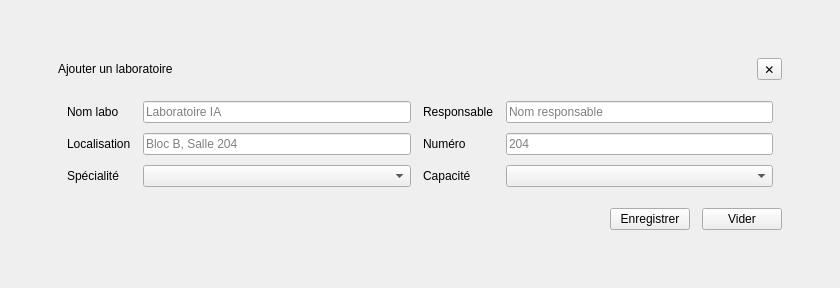
          <widget class="QWidget" name="LabsPopup_5">
           <layout class="QVBoxLayout" name="labsPopupLayout_2">
            <property name="leftMargin">
             <number>0</number>
            </property>
            <property name="topMargin">
             <number>0</number>
            </property>
            <property name="rightMargin">
             <number>0</number>
            </property>
            <property name="bottomMargin">
             <number>0</number>
            </property>
            <item>
             <widget class="QFrame" name="LabsOverlay_2">
              <property name="frameShape">
               <enum>QFrame::Shape::NoFrame</enum>
              </property>
              <layout class="QVBoxLayout" name="labsOverlayLayout_2">
               <property name="leftMargin">
                <number>0</number>
               </property>
               <property name="topMargin">
                <number>0</number>
               </property>
               <property name="rightMargin">
                <number>0</number>
               </property>
               <property name="bottomMargin">
                <number>0</number>
               </property>
               <item>
                <spacer name="labsOverlayTop_2">
                 <property name="orientation">
                  <enum>Qt::Orientation::Vertical</enum>
                 </property>
                 <property name="sizeHint" stdset="0">
                  <size>
                   <width>20</width>
                   <height>40</height>
                  </size>
                 </property>
                </spacer>
               </item>
               <item>
                <layout class="QHBoxLayout" name="labsCenterRow_2">
                 <item>
                  <spacer name="labsOverlayLeft_2">
                   <property name="orientation">
                    <enum>Qt::Orientation::Horizontal</enum>
                   </property>
                   <property name="sizeHint" stdset="0">
                    <size>
                     <width>40</width>
                     <height>20</height>
                    </size>
                   </property>
                  </spacer>
                 </item>
                 <item>
                  <widget class="QFrame" name="PopupLabsCard_2">
                   <property name="minimumSize">
                    <size>
                     <width>760</width>
                     <height>0</height>
                    </size>
                   </property>
                   <property name="frameShape">
                    <enum>QFrame::Shape::NoFrame</enum>
                   </property>
                   <layout class="QVBoxLayout" name="popupLabsLayout_2">
                    <property name="spacing">
                     <number>12</number>
                    </property>
                    <property name="leftMargin">
                     <number>18</number>
                    </property>
                    <property name="topMargin">
                     <number>18</number>
                    </property>
                    <property name="rightMargin">
                     <number>18</number>
                    </property>
                    <property name="bottomMargin">
                     <number>18</number>
                    </property>
                    <item>
                     <layout class="QHBoxLayout" name="popupLabsHeader_2">
                      <item>
                       <widget class="QLabel" name="PopupTitleLabs_2">
                        <property name="text">
                         <string>Ajouter un laboratoire</string>
                        </property>
                       </widget>
                      </item>
                      <item>
                       <spacer name="popupLabsHeaderSpacer_2">
                        <property name="orientation">
                         <enum>Qt::Orientation::Horizontal</enum>
                        </property>
                        <property name="sizeHint" stdset="0">
                         <size>
                          <width>40</width>
                          <height>20</height>
                         </size>
                        </property>
                       </spacer>
                      </item>
                      <item>
                       <widget class="QToolButton" name="BtnPopupCancelLabs_2">
                        <property name="toolTip">
                         <string>Fermer</string>
                        </property>
                        <property name="text">
                         <string>✕</string>
                        </property>
                       </widget>
                      </item>
                     </layout>
                    </item>
                    <item>
                     <widget class="QFrame" name="PopupLabsForm_2">
                      <property name="frameShape">
                       <enum>QFrame::Shape::NoFrame</enum>
                      </property>
                      <layout class="QGridLayout" name="labsFormGrid_2">
                       <property name="horizontalSpacing">
                        <number>12</number>
                       </property>
                       <property name="verticalSpacing">
                        <number>10</number>
                       </property>
                       <item row="1" column="1">
                        <widget class="QLineEdit" name="LabLocation_2">
                         <property name="placeholderText">
                          <string>Bloc B, Salle 204</string>
                         </property>
                        </widget>
                       </item>
                       <item row="0" column="3">
                        <widget class="QLineEdit" name="LabResponsible_2">
                         <property name="placeholderText">
                          <string>Nom responsable</string>
                         </property>
                        </widget>
                       </item>
                       <item row="2" column="1">
                        <widget class="QComboBox" name="LabSpec_2"/>
                       </item>
                       <item row="2" column="2">
                        <widget class="QLabel" name="LblLabCap_2">
                         <property name="text">
                          <string>Capacité</string>
                         </property>
                        </widget>
                       </item>
                       <item row="1" column="0">
                        <widget class="QLabel" name="LblLabLoc_2">
                         <property name="text">
                          <string>Localisation</string>
                         </property>
                        </widget>
                       </item>
                       <item row="0" column="0">
                        <widget class="QLabel" name="LblLabName_2">
                         <property name="text">
                          <string>Nom labo</string>
                         </property>
                        </widget>
                       </item>
                       <item row="1" column="2">
                        <widget class="QLabel" name="LblLabNum_2">
                         <property name="text">
                          <string>Numéro</string>
                         </property>
                        </widget>
                       </item>
                       <item row="0" column="1">
                        <widget class="QLineEdit" name="LabName_2">
                         <property name="placeholderText">
                          <string>Laboratoire IA</string>
                         </property>
                        </widget>
                       </item>
                       <item row="1" column="3">
                        <widget class="QLineEdit" name="LabNumber_2">
                         <property name="placeholderText">
                          <string>204</string>
                         </property>
                        </widget>
                       </item>
                       <item row="0" column="2">
                        <widget class="QLabel" name="LblLabResp_2">
                         <property name="text">
                          <string>Responsable</string>
                         </property>
                        </widget>
                       </item>
                       <item row="2" column="0">
                        <widget class="QLabel" name="LblLabSpec_2">
                         <property name="text">
                          <string>Spécialité</string>
                         </property>
                        </widget>
                       </item>
                       <item row="2" column="3">
                        <widget class="QComboBox" name="LabCap_2"/>
                       </item>
                      </layout>
                     </widget>
                    </item>
                    <item>
                     <layout class="QHBoxLayout" name="popupLabsActions_2">
                      <item>
                       <spacer name="popupLabsActionsLeft_2">
                        <property name="orientation">
                         <enum>Qt::Orientation::Horizontal</enum>
                        </property>
                        <property name="sizeHint" stdset="0">
                         <size>
                          <width>40</width>
                          <height>20</height>
                         </size>
                        </property>
                       </spacer>
                      </item>
                      <item>
                       <widget class="QPushButton" name="BtnPopupSaveLabs_2">
                        <property name="text">
                         <string>Enregistrer</string>
                        </property>
                        <property name="property" stdset="0">
                         <string>primary</string>
                        </property>
                       </widget>
                      </item>
                      <item>
                       <widget class="QPushButton" name="BtnPopupResetLabs_2">
                        <property name="text">
                         <string>Vider</string>
                        </property>
                        <property name="property" stdset="0">
                         <string>ghost</string>
                        </property>
                       </widget>
                      </item>
                     </layout>
                    </item>
                   </layout>
                  </widget>
                 </item>
                 <item>
                  <spacer name="labsOverlayRight_2">
                   <property name="orientation">
                    <enum>Qt::Orientation::Horizontal</enum>
                   </property>
                   <property name="sizeHint" stdset="0">
                    <size>
                     <width>40</width>
                     <height>20</height>
                    </size>
                   </property>
                  </spacer>
                 </item>
                </layout>
               </item>
               <item>
                <spacer name="labsOverlayBottom_2">
                 <property name="orientation">
                  <enum>Qt::Orientation::Vertical</enum>
                 </property>
                 <property name="sizeHint" stdset="0">
                  <size>
                   <width>20</width>
                   <height>40</height>
                  </size>
                 </property>
                </spacer>
               </item>
              </layout>
             </widget>
            </item>
           </layout>
          </widget>
